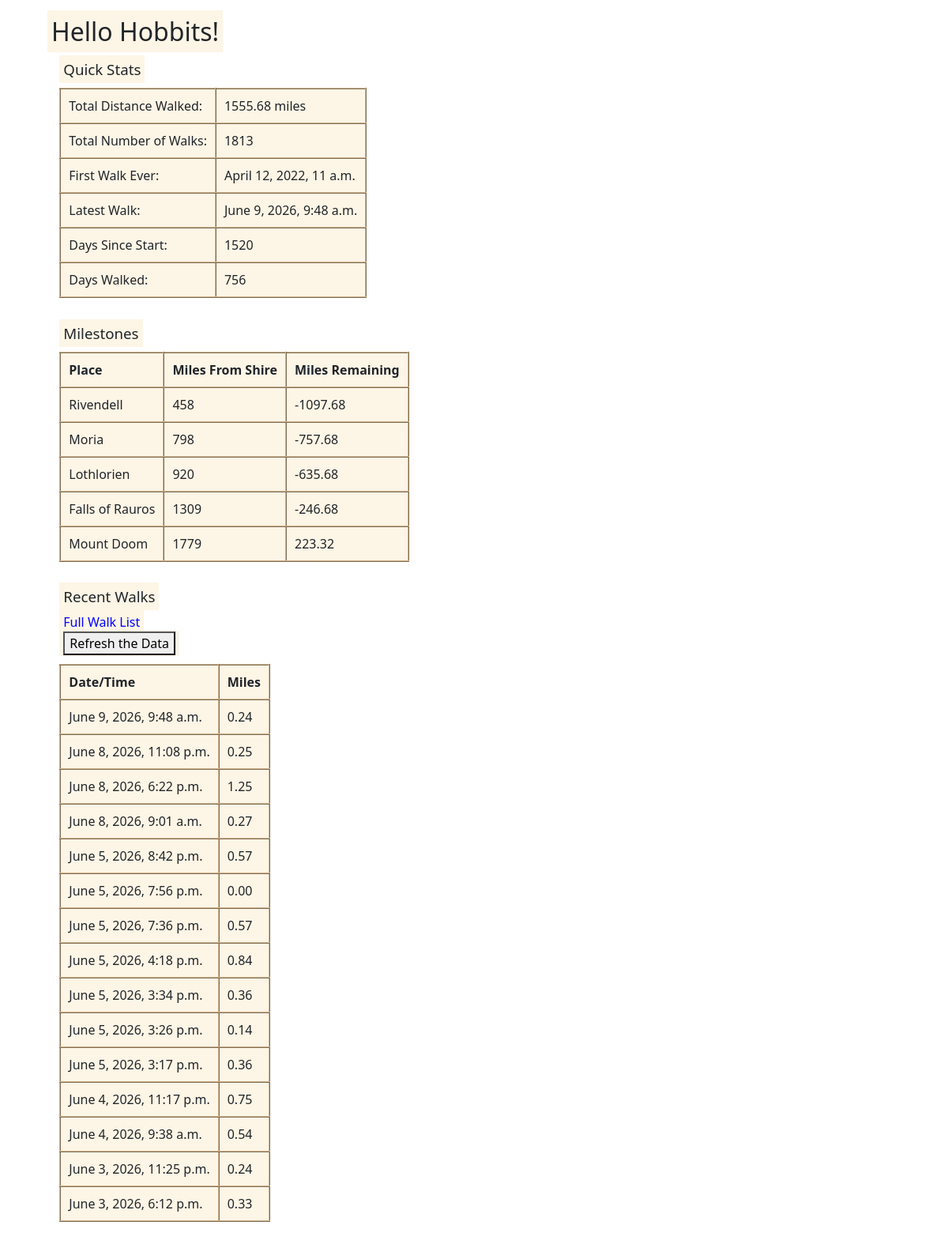
The page /hobbits/ on the database its author committed.
### hobbits/models.py (models this page shows)
class Walk(models.Model):
    distance = models.DecimalField(blank=False, null=False, decimal_places=8, max_digits=16)  # in miles
    duration = models.IntegerField(blank=False, null=False)  # milliseconds
    startDateTime = models.DateTimeField(blank=False, null=False)
    steps = models.IntegerField(blank=True, null=True)
    fitbitLogId = models.IntegerField(blank=True, null=True)

class MajorMilestone(models.Model):
    distanceFromShire = models.DecimalField(blank=False, null=False, decimal_places=8, max_digits=16)  # in miles
    distanceFromLastMilestone = models.DecimalField(
        blank=False, null=False, decimal_places=8, max_digits=16
    )  # in miles
    text = models.TextField(blank=False, null=False)
    position = models.IntegerField(blank=False, null=False)  # i.e. 1st/2nd/3rd

### hobbits/views.py (the view)
# urls.py: path("", views.hobbits_index, name="hobbits_index"),
def hobbits_index(request):
    currentStatus = CurrentStatus.load()
    summary = currentStatus.summary()
    context = {
        "summary": summary,
        "walks": formatWalks(Walk.objects.order_by("-startDateTime")[:15]),
        "milestones": formatMilestones(MajorMilestone.objects.order_by("position"), summary.get("totalDistanceWalked")),
    }
    return render(request, "hobbits_index.html", context)

### hobbits/models.py (called while the page is built)
    @classmethod
    def load(cls):
        obj, created = cls.objects.get_or_create(pk=1)
        return obj

    def summary(self):
        return {
            "totalDistanceWalked": round(self.totalDistanceWalked, 2),
            "totalNumberOfWalks": self.totalNumberOfWalks,
            "totalTimeWalked": round(self.totalTimeWalked / 60000, 2),  # milliseconds to minutes
            "lastWalk": self.lastWalk,
            "firstWalk": self.firstWalk,
            "currentEvent": self.currentEvent,
            "daysSinceStart": self.daysSinceStart,
            "daysWalked": self.daysWalked,
        }

### hobbits/views.py (called while the page is built)
def formatWalks(walkList):
    formattedWalks = []
    for walk in walkList:
        formattedWalks.append(
            {
                "startDateTime": walk.startDateTime,
                "distance": round(walk.distance, 2),
                "duration": round(walk.duration / 60000, 2),  # milliseconds to minutes
                "id": walk.fitbitLogId,
            }
        )
    return formattedWalks

def formatMilestones(msList, totalMiles):
    formattedMs = []
    for ms in msList:
        formattedMs.append(
            {
                "position": ms.position,
                "text": ms.text,
                "distanceFromShire": round(ms.distanceFromShire, 0),
                "distanceFromLastMilestone": round(ms.distanceFromLastMilestone, 0),
                "distanceRemaining": round((ms.distanceFromShire - totalMiles), 2),
            }
        )
    return formattedMs

### hobbits/templates/hobbits_index.html (shortened to what this page needs)
<link rel="stylesheet" type="text/css" href="/static/hobbits/hobbits.css">
<link rel="stylesheet" type="text/css" href="/static/base.css">
<head><title>The Lord of the Dogwalks</title></head>
<body>
<h1><span class="pageArea">Hello Hobbits!</span></h1>
<div style="font-weight:bold">
<h3><span class="pageArea">Quick Stats</span></h3>
<table class="tableBordered pageArea">
<tr><td>Total Distance Walked:</td><td>{{ summary.totalDistanceWalked }} miles</td></tr>
<tr><td>Total Number of Walks:</td><td>{{ summary.totalNumberOfWalks }}</td></tr>
<tr><td>First Walk Ever:</td><td>{{ summary.firstWalk.startDateTime }}</td></tr>
<tr><td>Latest Walk:</td><td>{{ summary.lastWalk.startDateTime }}</td></tr>
<tr><td>Days Since Start:</td><td>{{ summary.daysSinceStart }}</td></tr>
<tr><td>Days Walked:</td><td>{{ summary.daysWalked }}</td></tr>
</table>
</div>
<div>
<h3><span class="pageArea">Milestones</span></h3>
<table class="tableBordered pageArea">
<tr><th>Place</th><th>Miles From Shire</th><th>Miles Remaining</th></tr>
{% for ms in milestones %}
<tr><td>{{ ms.text }}</td><td>{{ ms.distanceFromShire }}</td><td>{{ ms.distanceRemaining }}</td></tr>
{% endfor %}
</table>
</div>
<div>
<h3><span class="pageArea">Recent Walks</span></h3>
<span class="pageArea"><a href="log">Full Walk List</a><br/></span>
<span class="pageArea"><button onclick="window.location.href='refreshData'">Refresh the Data</button><br/></span>
<table class="tableBordered pageArea">
<tr><th>Date/Time</th><th>Miles</th></tr>
{% for walk in walks %}
<tr><td>{{ walk.startDateTime }}</td><td>{{ walk.distance }}</td></tr>
{% endfor %}
</table>
</div>
</body>

### collected_static/hobbits/hobbits.css (style rules this page uses)
body { background-image: url("/static/hobbits/middleEarthZoomPath.png"); background-color: #cccccc; }
table.tableBordered { border-collapse: collapse; }
table.tableBordered td, th { border: 2px ridge Tan; padding: 10px; text-align: left; }
.pageArea { background: OldLace; margin: 1% 5%; padding: 5px; }
div { margin: 1%; padding:5px; }

### collected_static/base.css (style rules this page uses)
body { margin: 0; font-family: "Segoe UI",Roboto,"Helvetica Neue",Arial,sans-serif,"Apple Color Emoji","Segoe UI Emoji","Segoe UI Symbol","Noto Color Emoji"; font-size: 1rem; font-weight: 400; line-height: 1.5; color: #212529; text-align: left; background-color: #fff; background-size: cover; background-repeat: no-repeat; background-position: center center; background-attachment: fixed; }
div { display: block; }
h1, h2, h3, h4, h5, h6 { margin-top: 0; margin-bottom: .5rem; }
h1 { display: block; font-size: 2em; margin-block-start: 0.67em; margin-block-end: 0.67em; margin-inline-start: 0px; margin-inline-end: 0px; font-weight: bold; }
.h1, .h2, .h3, .h4, .h5, .h6, h1, h2, h3, h4, h5, h6 { margin-bottom: .5rem; font-family: inherit; font-weight: 500; line-height: 1.2; color: inherit; }
a { text-decoration: none; background-color: transparent; color: blue; }
button, select { text-transform: none; }
button, input { overflow: visible; }
button, input, optgroup, select, textarea { margin: 0; font-family: inherit; font-size: inherit; line-height: inherit; }
button { border-radius: 0; }

### rows shown on the page
Walk: firstWalk.startDateTime "April 12, 2022, 11 a.m."
Walk: lastWalk.startDateTime "June 9, 2026, 9:48 a.m.", startDateTime "June 9, 2026, 9:48 a.m."
MajorMilestone: text "Rivendell"
MajorMilestone: text "Moria"
MajorMilestone: text "Lothlorien"
MajorMilestone: text "Falls of Rauros"
MajorMilestone: text "Mount Doom"
Walk: startDateTime "June 8, 2026, 11:08 p.m."
Walk: startDateTime "June 8, 2026, 6:22 p.m."
Walk: startDateTime "June 8, 2026, 9:01 a.m."
Walk: startDateTime "June 5, 2026, 8:42 p.m."
Walk: startDateTime "June 5, 2026, 7:56 p.m."
Walk: startDateTime "June 5, 2026, 7:36 p.m."
Walk: startDateTime "June 5, 2026, 4:18 p.m."
Walk: startDateTime "June 5, 2026, 3:34 p.m."
Walk: startDateTime "June 5, 2026, 3:26 p.m."
Walk: startDateTime "June 5, 2026, 3:17 p.m."
Walk: startDateTime "June 4, 2026, 11:17 p.m."
Walk: startDateTime "June 4, 2026, 9:38 a.m."
Walk: startDateTime "June 3, 2026, 11:25 p.m."
Walk: startDateTime "June 3, 2026, 6:12 p.m."

### other values the page prints
{{ summary.totalDistanceWalked }} "1555.68"
{{ summary.totalNumberOfWalks }} "1813"
{{ summary.daysSinceStart }} "1520"
{{ summary.daysWalked }} "756"
{{ ms.distanceFromShire }} "458" "798" "920" "1309" "1779"
{{ ms.distanceRemaining }} "-1097.68" "-757.68" "-635.68" "-246.68" "223.32"
{{ walk.distance }} "0.24" "0.25" "1.25" "0.27" "0.57" "0.00" "0.57" "0.84" "0.36" "0.14" "0.36" "0.75" "0.54" "0.24" "0.33"
